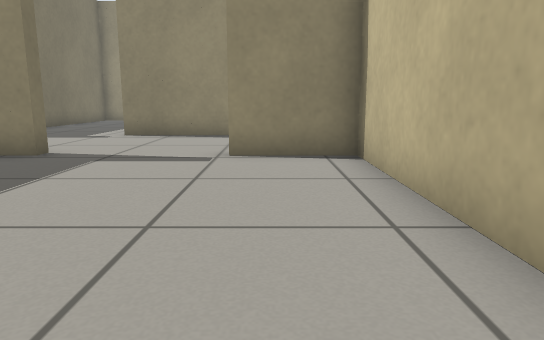
view 1 (above)

24 first-person views from a walk through a robot-simulator world made for Gazebo. The camera is 0.5 m above the floor, tilts 10° down and sees 70° across. The floor is counted in squares, 0.5 m on a side. Each view is taken from the middle of a square. On the plan, view 1 faces up. The plan holds only what a view shows up to about 13 squares ahead; the rest is blank. The place goes on beyond the plan.

view 2
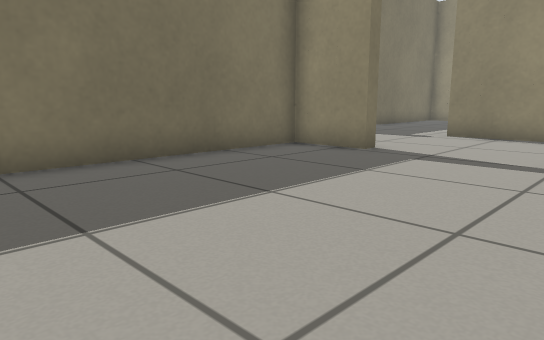

view 3
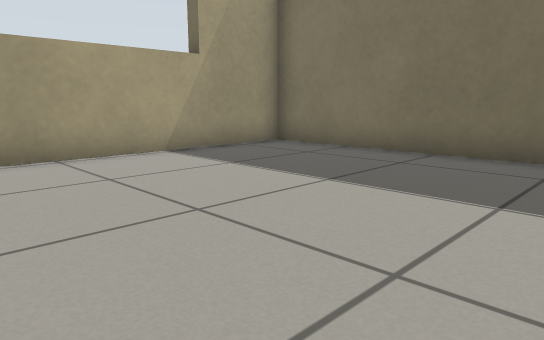

view 4
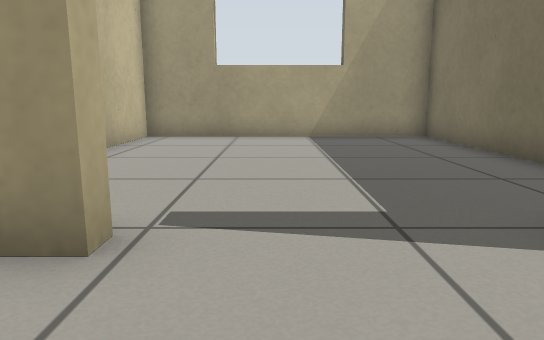

view 5
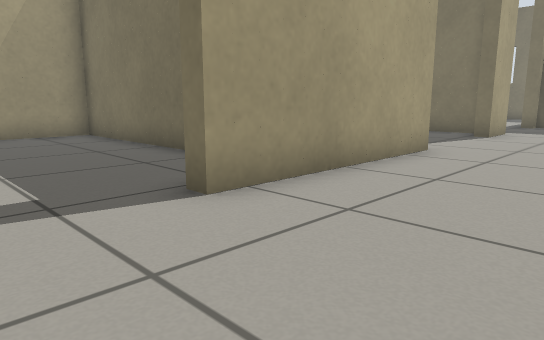

view 6
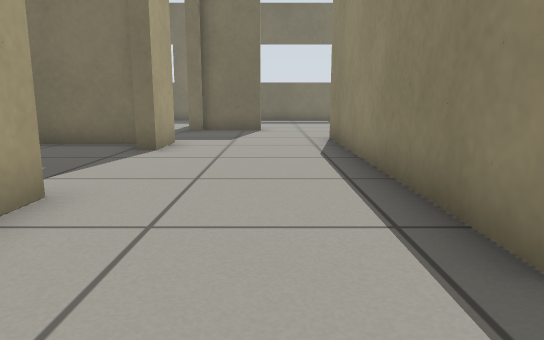

view 7
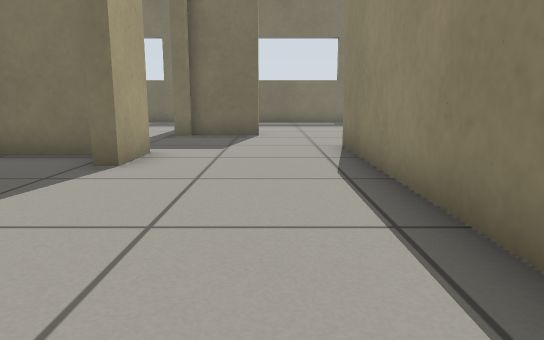

view 8
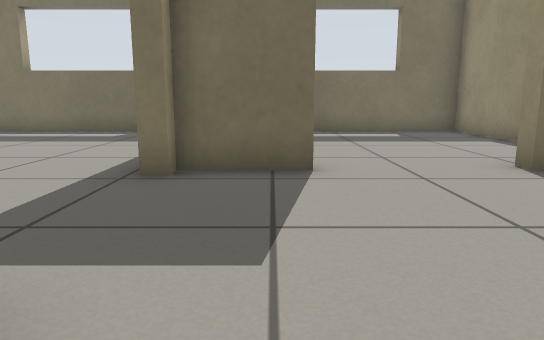

view 9
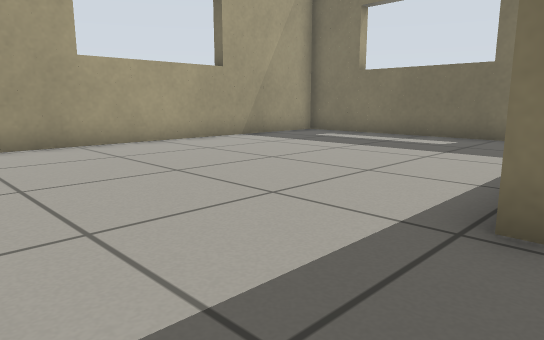

view 10
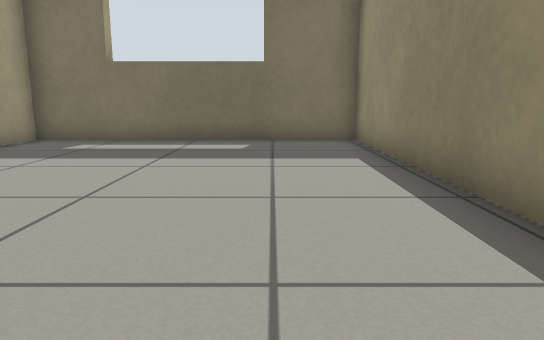

view 11
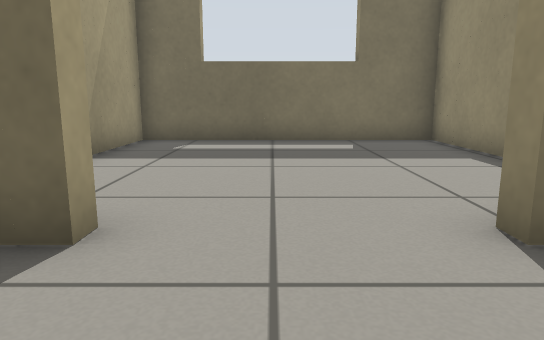

view 12
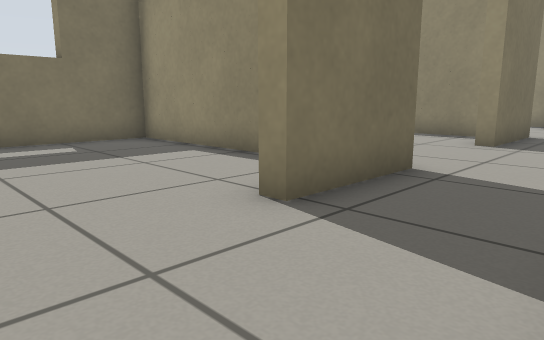

view 13
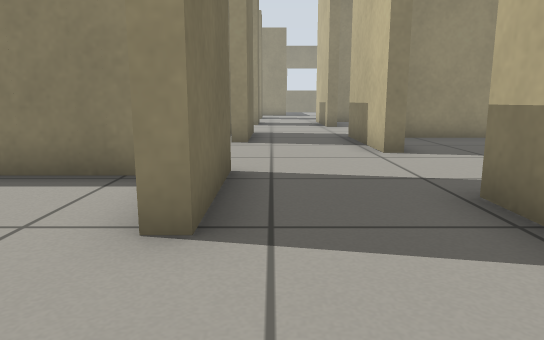

view 14
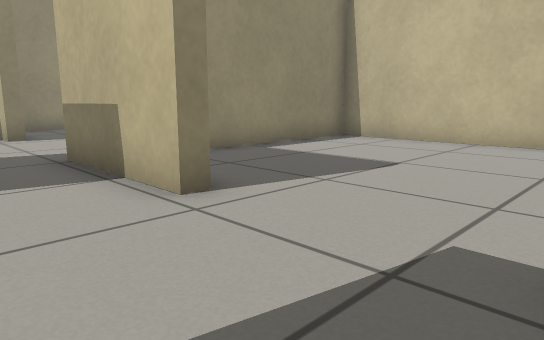

view 15
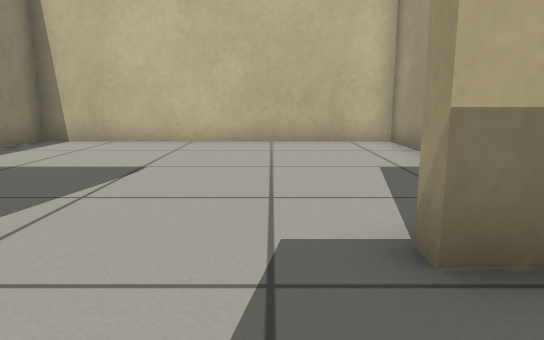

view 16
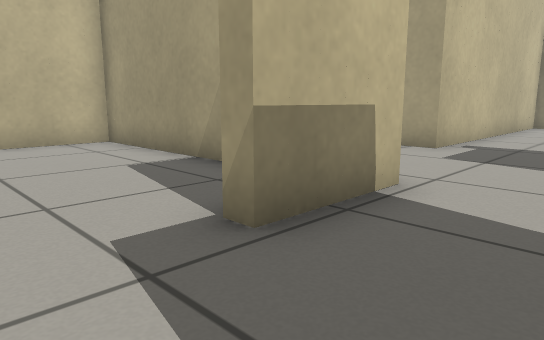

view 17
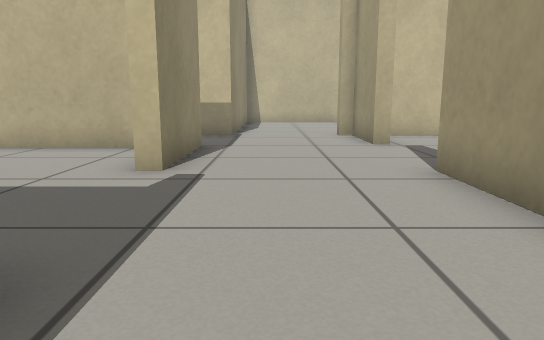

view 18
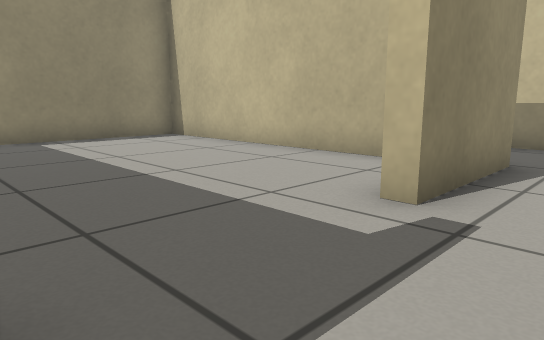

view 19
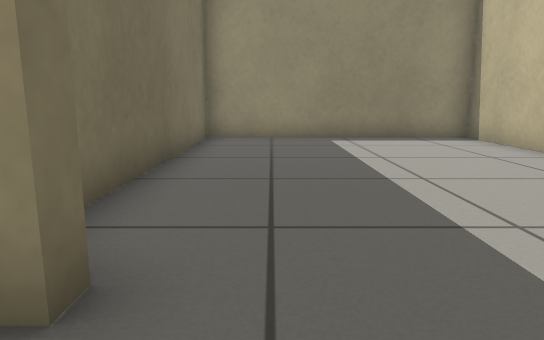

view 20
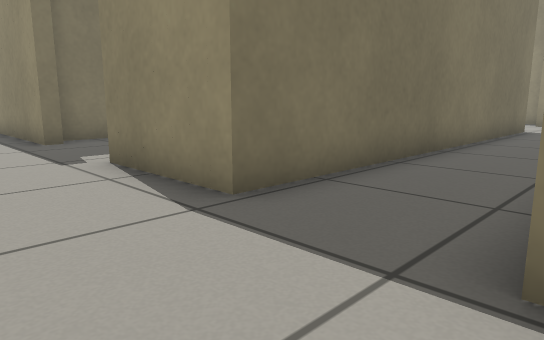

view 21
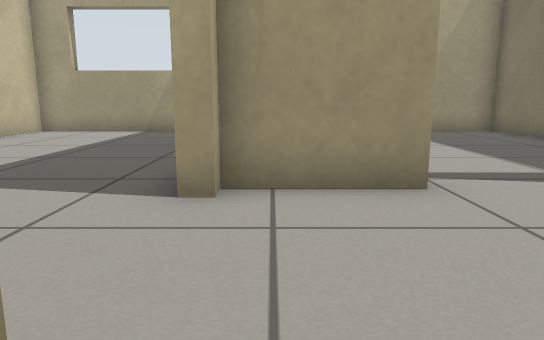

view 22
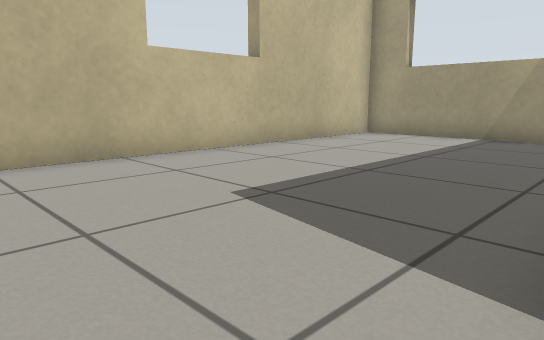

view 23
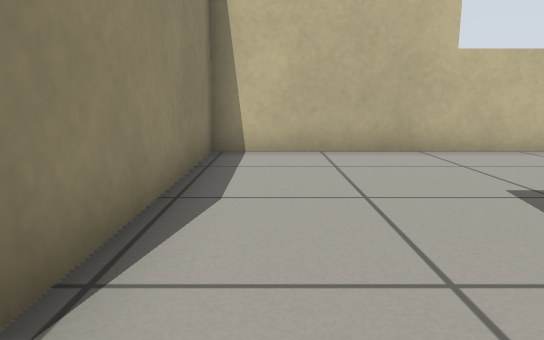

view 24
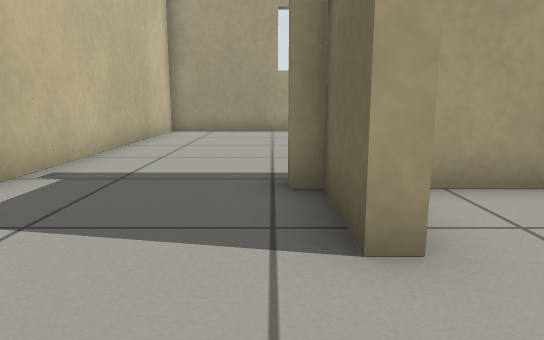

### Floor plan
Ten units are one square. View 1 is at (0, 0); x grows to the right and y downward. Boxes are objects, and circles mark ways between rooms. Rooms are numbered by the first view taken in them; rooms with no view inside come last. Other rooms are left out.
<svg viewBox="-277 -229 370 246">
<path fill="none" stroke="#000" d="M-44 -76 -44 -72 -64 -72 -64 12 16 12 16 -72 -8 -72 -8 -76M-101 -76 -44 -76M-80 -121 -80 -116 -168 -116M-201 -96 -196 -96 -196 -76 -192 -76 -192 -71M-200 -72 -272 -72 -272 12 -156 12 -156 -76 -140 -76M-196 -144 -196 -128 -200 -128M-8 -76 16 -76M16 -112 16 -124M-12 -224 -12 -116 -44 -116 -44 -120M-168 -116 -168 -140M-168 -176 -168 -212M-196 -156 -196 -144M-196 -215 -196 -196 -200 -196M16 -80 20 -80M39 12 88 12 88 -112 16 -112M-164 -176 -168 -176M-139 -120 -92 -120 -92 -208 -154 -208M-168 -140 -164 -140M-16 -129 -16 -208 -88 -208 -88 -121M-208 -152 -272 -152 -272 -76 -242 -76M-222 -76 -208 -76"/>
<circle cx="-25" cy="-75" r="3" fill="#2a7"/>
<circle cx="-185" cy="-135" r="3" fill="#2a7"/>
<circle cx="20" cy="-95" r="3" fill="#2a7"/>
<circle cx="-60" cy="-120" r="3" fill="#2a7"/>
<circle cx="-200" cy="-110" r="3" fill="#2a7"/>
<circle cx="-165" cy="-160" r="3" fill="#2a7"/>
<text x="-20" y="-40">1</text>
<text x="-130" y="-90">2</text>
<text x="-190" y="-180">3</text>
<text x="50" y="-50">4</text>
<text x="-130" y="-160">5</text>
<text x="-60" y="-170">6</text>
<text x="-240" y="-120">7</text>
</svg>
Room 1 opens to room 2. Room 2 opens to room 3. Room 2 opens to room 4. Room 2 opens to room 6. Room 2 opens to room 7. Room 3 opens to room 5.

Where each view was taken, in squares from view 1:
view 1: 0 up, 0 right, facing up
view 2: 0 up, 0 right, facing up-left
view 3: 6 up, 1 right, facing down-left
view 4: 10 up, 2 left, facing down
view 5: 11 up, 2 left, facing down-left
view 6: 10 up, 6 left, facing left
view 7: 10 up, 8 left, facing left
view 8: 9 up, 14 left, facing left
view 9: 8 up, 16 left, facing down-left
view 10: 5 up, 17 left, facing left
view 11: 11 up, 17 left, facing left
view 12: 10 up, 17 left, facing up-left
view 13: 10 up, 19 left, facing up
view 14: 14 up, 19 left, facing up-right
view 15: 15 up, 19 left, facing right
view 16: 16 up, 19 left, facing down-right
view 17: 10 up, 10 left, facing right
view 18: 10 up, 8 left, facing up-right
view 19: 10 up, 7 left, facing up
view 20: 9 up, 2 right, facing up-left
view 21: 12 up, 1 right, facing down
view 22: 10 up, 2 right, facing down-right
view 23: 10 up, 1 right, facing right
view 24: 12 up, 19 left, facing down
